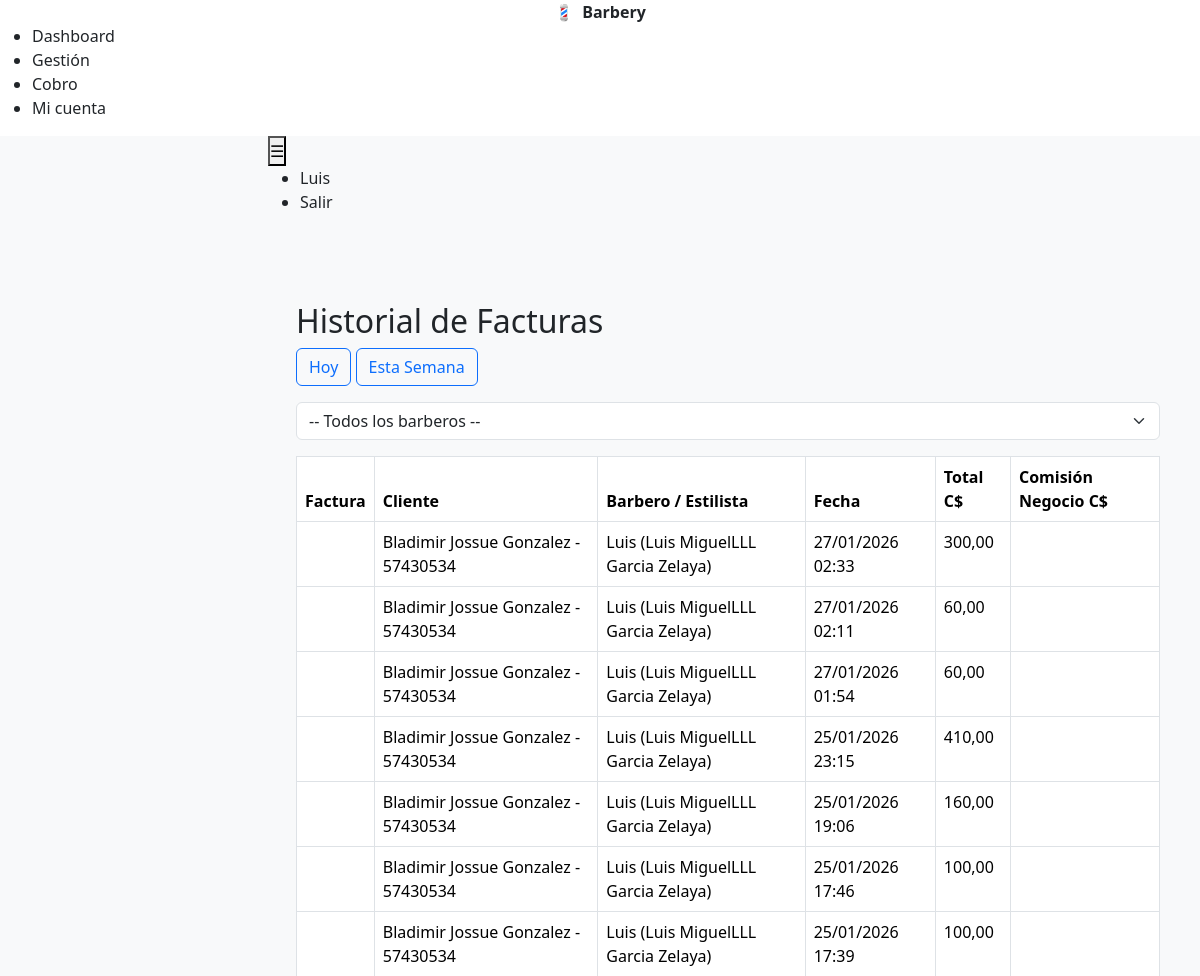
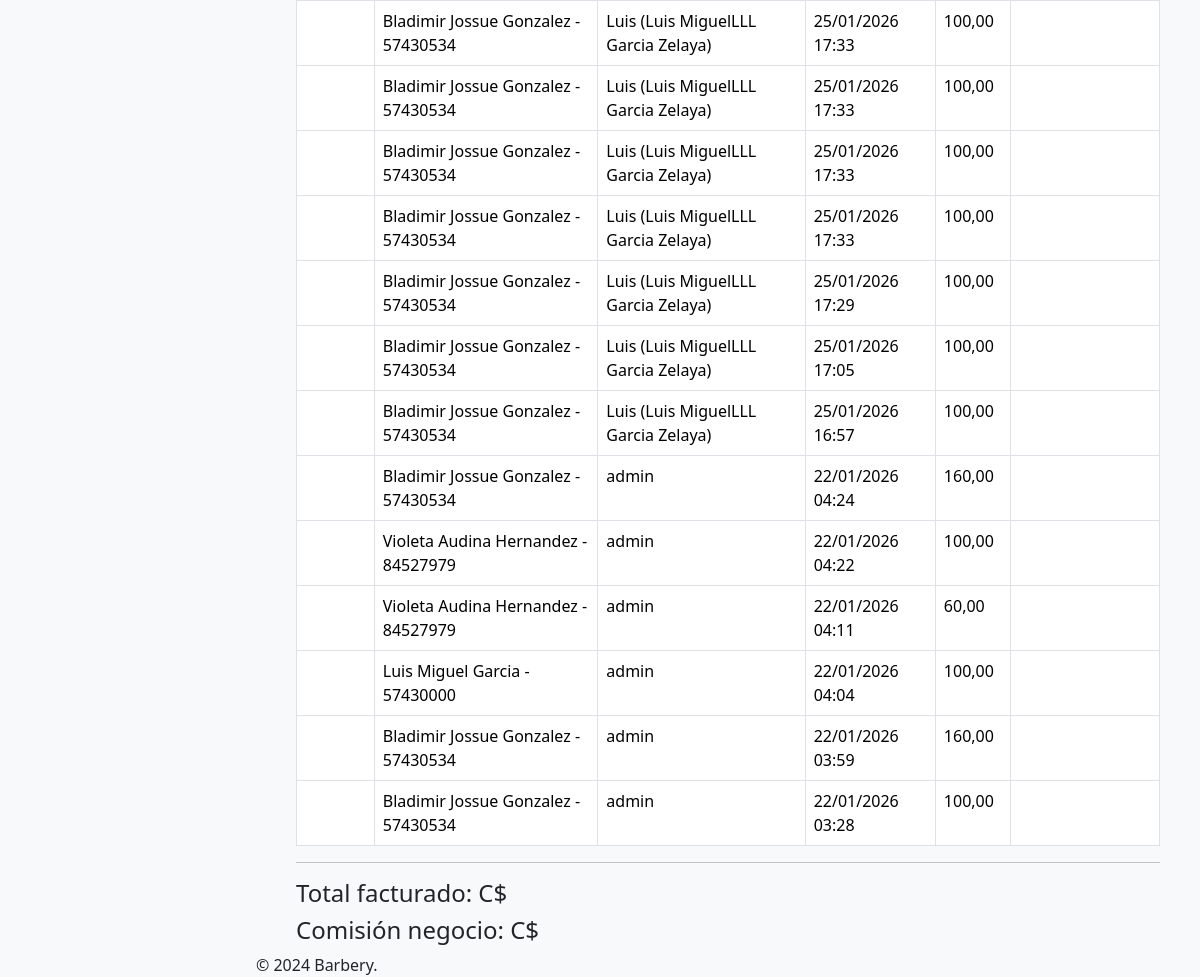
Screenshot of /facturacion/ (signed in) with the database file from the repository (2 pictures, top to bottom).
### users/models.py (models this page shows, shortened)
class User(AbstractUser):
    ROL_CHOICES = [
        ('ADMIN', 'Admin'),
        ('CAJERO', 'Cajero'),
        ('BARBERO', 'Barbero'),
        ('ESTILISTA', 'Estilista'),
    ]
    pass
    nombre = models.CharField(max_length=150, blank=True)
    apellido = models.CharField(max_length=150, blank=True)
    telefono = models.CharField(max_length=30, blank=True)
    identidad = models.CharField(max_length=100, blank=True)
    direccion = models.TextField(blank=True)
    rol = models.CharField(max_length=20, choices=ROL_CHOICES, default='CAJERO')
    def __str__(self):
        full_name = f"{self.nombre} {self.apellido}".strip()
        if full_name:
            return f"{self.username} ({full_name})"
        return self.username

### facturacion/models.py (models this page shows, shortened)
class Factura(models.Model):
    codigo_factura = models.CharField(max_length=50, unique=True, editable=False)
    cliente = models.ForeignKey(Cliente, on_delete=models.PROTECT)
    cajero = models.ForeignKey(settings.AUTH_USER_MODEL, on_delete=models.PROTECT, related_name='facturas_cajero')
    barbero = models.ForeignKey(settings.AUTH_USER_MODEL, on_delete=models.PROTECT, related_name='facturas_barbero')
    fecha = models.DateTimeField(auto_now_add=True)
    total = models.DecimalField(max_digits=12, decimal_places=2)

### clientes/models.py (models this page shows, shortened)
class Cliente(models.Model):
    nombre = models.CharField(max_length=200)
    telefono = models.CharField(
        max_length=20,
        unique=True
    )
    def __str__(self):
        return f"{self.nombre} - {self.telefono}"

### facturacion/views.py (the view)
# urls.py: path('', views.historial, name='facturas_historial'),
@login_required
def historial(request):
    qs = Factura.objects.all().order_by('-fecha')
    return render(request, 'facturacion/historial.html', {'facturas': qs})

### templates/facturacion/historial.html (shortened to what this page needs)
{% extends 'base.html' %}
{% block content %}
<div class="container mt-4">
    <h2>Historial de Facturas</h2>
    <div class="mb-3">
        <a href="?filtro=hoy{% if barbero_id %}&barbero={{ barbero_id }}{% endif %}"
           class="btn btn-outline-primary {% if filtro == 'hoy' %}active{% endif %}">
            Hoy
        </a>
        <a href="?filtro=semana{% if barbero_id %}&barbero={{ barbero_id }}{% endif %}"
           class="btn btn-outline-primary {% if filtro == 'semana' %}active{% endif %}">
            Esta Semana
        </a>
    </div>
    <form method="get" class="mb-3">
        <select name="barbero" class="form-select" onchange="this.form.submit()">
            <option value="">-- Todos los barberos --</option>
        </select>
    </form>
    <table class="table table-bordered">
        <thead>
            <tr>
                <th>Factura</th>
                <th>Cliente</th>
                <th>Barbero / Estilista</th>
                <th>Fecha</th>
                <th>Total C$</th>
                <th>Comisión Negocio C$</th>
            </tr>
        </thead>
        <tbody>
            {% for f in facturas %}
            <tr>
                <td>{{ f.codigo }}</td>
                <td>{{ f.cliente }}</td>
                <td>{{ f.barbero }}</td>
                <td>{{ f.fecha|date:"d/m/Y H:i" }}</td>
                <td>{{ f.total|floatformat:2 }}</td>
                <td>{{ f.comision_negocio|floatformat:2 }}</td>
            </tr>
            {% empty %}
            <tr>
                <td colspan="6" class="text-center">No hay facturas</td>
            </tr>
            {% endfor %}
        </tbody>
    </table>
    <hr>
    <h4>Total facturado: C$ {{ total_facturado|floatformat:2 }}</h4>
    <h4>Comisión negocio: C$ {{ total_comision_negocio|floatformat:2 }}</h4>
</div>
{% endblock %}

### templates/includes/navbar.html
<header class="header mb-4">
  <div class="container-fluid">
    <button class="header-toggler px-md-0" type="button"
      onclick="coreui.Sidebar.getInstance(document.getElementById('sidebar')).toggle()">
      ☰
    </button>
    <ul class="header-nav ms-auto">
      <li class="nav-item">
        <span class="nav-link">{{ request.user.username }}</span>
      </li>
      <li class="nav-item">
        <a class="nav-link" href="{% url 'login' %}">Salir</a>
      </li>
    </ul>
  </div>
</header>

### rows the page displays
User: user.username "Luis"
Factura: cliente "Bladimir Jossue Gonzalez - 57430534", barbero "Luis (Luis MiguelLLL Garcia Zelaya)", fecha "27/01/2026 02:33", total "300,00"
Factura: cliente "Bladimir Jossue Gonzalez - 57430534", barbero "Luis (Luis MiguelLLL Garcia Zelaya)", fecha "27/01/2026 02:11", total "60,00"
Factura: cliente "Bladimir Jossue Gonzalez - 57430534", barbero "Luis (Luis MiguelLLL Garcia Zelaya)", fecha "27/01/2026 01:54", total "60,00"
Factura: cliente "Bladimir Jossue Gonzalez - 57430534", barbero "Luis (Luis MiguelLLL Garcia Zelaya)", fecha "25/01/2026 23:15", total "410,00"
Factura: cliente "Bladimir Jossue Gonzalez - 57430534", barbero "Luis (Luis MiguelLLL Garcia Zelaya)", fecha "25/01/2026 19:06", total "160,00"
Factura: cliente "Bladimir Jossue Gonzalez - 57430534", barbero "Luis (Luis MiguelLLL Garcia Zelaya)", fecha "25/01/2026 17:46", total "100,00"
Factura: cliente "Bladimir Jossue Gonzalez - 57430534", barbero "Luis (Luis MiguelLLL Garcia Zelaya)", fecha "25/01/2026 17:39", total "100,00"
Factura: cliente "Bladimir Jossue Gonzalez - 57430534", barbero "Luis (Luis MiguelLLL Garcia Zelaya)", fecha "25/01/2026 17:33", total "100,00"
Factura: cliente "Bladimir Jossue Gonzalez - 57430534", barbero "Luis (Luis MiguelLLL Garcia Zelaya)", fecha "25/01/2026 17:33", total "100,00"
Factura: cliente "Bladimir Jossue Gonzalez - 57430534", barbero "Luis (Luis MiguelLLL Garcia Zelaya)", fecha "25/01/2026 17:33", total "100,00"
Factura: cliente "Bladimir Jossue Gonzalez - 57430534", barbero "Luis (Luis MiguelLLL Garcia Zelaya)", fecha "25/01/2026 17:33", total "100,00"
Factura: cliente "Bladimir Jossue Gonzalez - 57430534", barbero "Luis (Luis MiguelLLL Garcia Zelaya)", fecha "25/01/2026 17:29", total "100,00"
Factura: cliente "Bladimir Jossue Gonzalez - 57430534", barbero "Luis (Luis MiguelLLL Garcia Zelaya)", fecha "25/01/2026 17:05", total "100,00"
Factura: cliente "Bladimir Jossue Gonzalez - 57430534", barbero "Luis (Luis MiguelLLL Garcia Zelaya)", fecha "25/01/2026 16:57", total "100,00"
Factura: cliente "Bladimir Jossue Gonzalez - 57430534", barbero "admin", fecha "22/01/2026 04:24", total "160,00"
Factura: cliente "Violeta Audina Hernandez - 84527979", barbero "admin", fecha "22/01/2026 04:22", total "100,00"
Factura: cliente "Violeta Audina Hernandez - 84527979", barbero "admin", fecha "22/01/2026 04:11", total "60,00"
Factura: cliente "Luis Miguel Garcia - 57430000", barbero "admin", fecha "22/01/2026 04:04", total "100,00"
Factura: cliente "Bladimir Jossue Gonzalez - 57430534", barbero "admin", fecha "22/01/2026 03:59", total "160,00"
Factura: cliente "Bladimir Jossue Gonzalez - 57430534", barbero "admin", fecha "22/01/2026 03:28", total "100,00"
